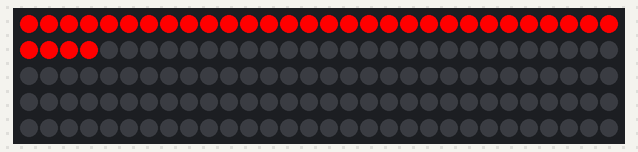
Recording of a sketch running on a simulated Arduino Uno, built with avr-gcc and run on an emulated ATmega328P. On the bench: 150 RGB LEDs in strip order, left to right, continuing on the next row. Random numbers use the default seed unless the sketch sets one.

Above: at 0.4 s.
At 1.0 s:
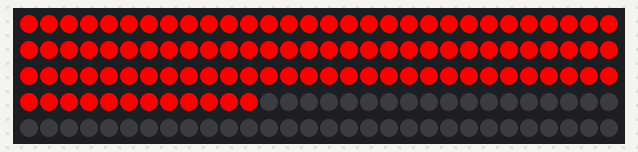
At 1.4 s:
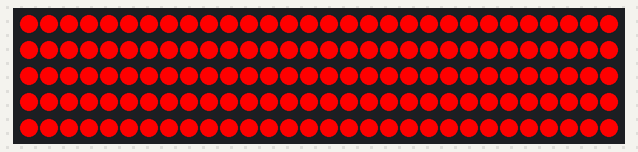

The sketch:

Test_LEDs.ino
```cpp
#include <FastLED.h>
#define membersof(x) (sizeof(x) / sizeof(x[0]))

const int NUM_LEDS = 150;
const int DATA_PIN = 5;
CRGB leds[NUM_LEDS];

struct car {
  float pos;
  int id;
  boolean alive;
  int distanceTraveld;
  float velocity;
};

car LED_cars[10];
const float maxSpeed = 0.5;
const float minSpeed = 0.1;


void setup() {
  Serial.begin(115200);     // initialize serial port
  FastLED.addLeds<WS2811, 5, GRB>(leds, NUM_LEDS);

  FastLED.clear();  // clear all pixel data
  FastLED.show();

  for (int i = 0; i <= NUM_LEDS; i++) {
    leds[i] = CRGB::Red;
    delay(int(500.0 / float(NUM_LEDS)));
    FastLED.show();
  }

  for (int i = 0; i <= membersof(LED_cars); i++) {
    LED_cars[i] = {0, 0, false, 0, 0.5};
  }
  LED_cars[0] = {0, 0, true, 0, 0.1};

  delay(250);
  FastLED.clear();  // clear all pixel data
  FastLED.show();

}

int test = 0;

void loop() {
  FastLED.clear();  // clear all pixel data
  //  Serial.println("------------------");

  for (int i = membersof(LED_cars) - 1; i >= 0; i--) {
    if (!LED_cars[i].alive) { // then it's dead, and has a change to respawn
      if (int(random(0, 5)) == 0) {
        int place = int(random(0, NUM_LEDS));
        boolean allowedToSpawn = true;
        for (int j = 0; j < membersof(LED_cars); j++) {
          if ((LED_cars[i].id == (place >= NUM_LEDS ? place - NUM_LEDS : place) || LED_cars[i].id == (place + 1 >= NUM_LEDS ? place + 1 - NUM_LEDS : place + 1) || LED_cars[i].id == (place - 1 >= NUM_LEDS ? place - 1 - NUM_LEDS : place - 1)) && LED_cars[j].alive) {
            allowedToSpawn = false;
            break;
          }

          if (allowedToSpawn)
            LED_cars[i].pos = place;
          LED_cars[i].id = place;
          LED_cars[i].alive = true;
        }
      }
    }
    else { // when it is alive
      boolean allowedToMove = true;
      boolean travicJamBehind = false;
      for (int j = 0; j < membersof(LED_cars); j++) {
        if (LED_cars[j].id == (LED_cars[i].id + 2 >= NUM_LEDS ? LED_cars[i].id + 2 - NUM_LEDS : LED_cars[i].id + 2) && LED_cars[j].alive) {
          allowedToMove = false;
        }
        if ((LED_cars[j].id == (LED_cars[i].id - 2 >= NUM_LEDS ? LED_cars[i].id - 2 - NUM_LEDS : LED_cars[i].id - 2) || LED_cars[j].id == (LED_cars[i].id - 3 >= NUM_LEDS ? LED_cars[i].id - 3 - NUM_LEDS : LED_cars[i].id - 3)) && LED_cars[j].alive) {
          travicJamBehind = true;
        }
      }

      LED_cars[i].velocity = (travicJamBehind ? minSpeed : maxSpeed);

      // move it forward one more
      if (allowedToMove) {
        LED_cars[i].pos += LED_cars[i].velocity;
        LED_cars[i].distanceTraveld += LED_cars[i].velocity;

        if (int(LED_cars[i].pos) >= NUM_LEDS) LED_cars[i].pos = LED_cars[i].pos - NUM_LEDS;
        LED_cars[i].id = int(LED_cars[i].pos);

      }

      // show a LED
      leds[LED_cars[i].id] = CRGB::Red;
      leds[(LED_cars[i].id + 1 >= NUM_LEDS ? 0 : LED_cars[i].id + 1)] = CRGB::White;


      // there is a chance for it to die
      if (LED_cars[i].distanceTraveld >= NUM_LEDS - int(random(0, NUM_LEDS / 3))) {
        LED_cars[i].alive = false;
      }
    }
  }

  FastLED.show();

  delay(100);
}
```
